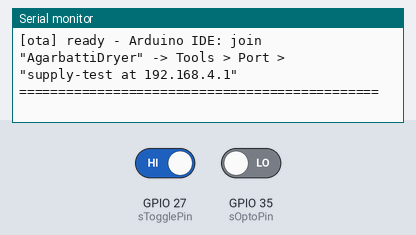
The sketch below on a simulated ESP32. Parts: the last lines printed to the serial monitor. Inputs (shaded band) come from the test bench; at power-on: GPIO 27 (sTogglePin) HIGH, GPIO 35 (sOptoPin) LOW.

Above: at 1.5 s.
1.6 s: GPIO 27 (sTogglePin) driven LOW
At 2.0 s:
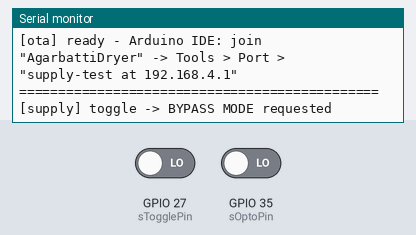
3.1 s: GPIO 35 (sOptoPin) driven HIGH
At 4.4 s:
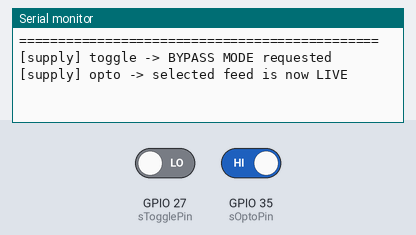
6.1 s: GPIO 27 (sTogglePin) driven HIGH
At 6.7 s:
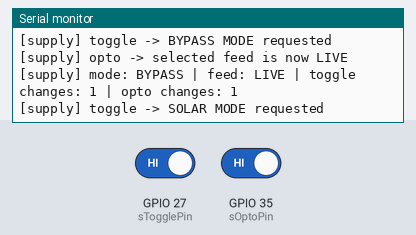
7.6 s: GPIO 35 (sOptoPin) driven LOW
At 9.0 s:
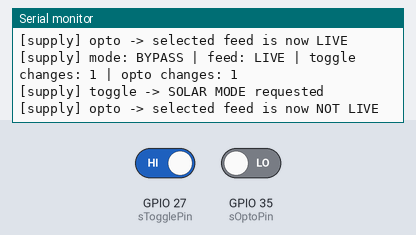

Measured:
- after the input at 1.6 s, the serial monitor: prints a new line at once (image 1)
- after the input at 3.1 s, the serial monitor: prints a new line at once (image 2)
- after the input at 6.1 s, the serial monitor: prints a new line at once (image 3)
- after the input at 7.6 s, the serial monitor: prints a new line at once (image 4)

The sketch:

supply-test.ino
```cpp
/**
 * SUPPLY SELECTOR TEST - Smart Dehumidifier (sensor suite, v2.0.20)
 * ===================================================================
 * Checks the two power-source inputs the dryer uses to know which
 * feed is selected and which one is actually live:
 *
 *   1. SOLAR TOGGLE   - physical toggle switch requesting SOLAR or
 *                        BYPASS mode (pull-up input)
 *   2. SUPPLY OPTO    - optocoupler input: the SELECTED feed is live
 *                        (HIGH = present in this build)
 *
 * Wiring (from the dryer build):
 *   classic ESP32:  TOGGLE = GPIO 27, OPTO = GPIO 35
 *   ESP32-S3     :  TOGGLE = GPIO 39, OPTO = GPIO 18
 *   toggle:  one wire GPIO -> toggle, other wire -> GND
 *            (toggle to GND = BYPASS, pulled up to 3V3 = SOLAR)
 *   opto:    the optocoupler's collector output -> GPIO,
 *            emitter -> GND (active high = feed live)
 *
 * SAFETY: this test READS both inputs only. It never drives the
 * 2-channel feed relay (on the S3 that is GPIO 6/7) - driving it
 * would switch the chamber's power feed.
 *
 * Use:
 *   1. Flash over USB (this single file - only the ESP32 core).
 *   2. Join WiFi "AgarbattiDryer" (password: dryer1234), open
 *      http://192.168.4.1 -> live toggle + opto state on your phone.
 *   3. Serial Monitor @ 115200 for the consistency verdict.
 *   4. Flip the toggle; watch the opto line follow (the selected feed
 *      going live/dead) - that is what the firmware checks before it
 *      switches supplies.
 *   5. OTA (always present): while this test runs, Arduino IDE
 *      Tools > Port > "supply-test at 192.168.4.1" lets you upload
 *      ANY sketch in this folder - or the main dryer firmware -
 *      straight over WiFi. No USB needed afterwards.
 *
 * Verdict:  PASS = toggle seen + opto responds to it
 *            FAIL = either input stuck (wiring)
 *            WARN = opto never goes live with either toggle position
 *                   (dead feed / opto wiring)
 */
#include <Arduino.h>
#include <WiFi.h>
#include <WebServer.h>
#include <ArduinoOTA.h>
#include <ESPmDNS.h>

#if defined(CONFIG_IDF_TARGET_ESP32S3) || defined(ESP32S3)
  #define HW_S3 1
#else
  #define HW_S3 0
#endif

#define AP_SSID   "AgarbattiDryer"
#define AP_PASS   "dryer1234"
#define AP_CHAN   6
#define AP_MAXCL  4
static const char *OTA_HOST  = "supply-test";
static const char *TEST_NAME = "SUPPLY SELECTOR";

#define OPTO_ACTIVE_HIGH 1       // as in config.h: HIGH = supply present

static int  sTogglePin = -1, sOptoPin = -1;
static bool sSolarReq = false;   // toggle: true = SOLAR requested
static bool sOptoLive = false;   // selected feed is live
static uint32_t sToggleEdges = 0, sOptoEdges = 0;
static bool  sToggleSeen = false, sOptoSeenLive = false, sOptoSeenDead = false;

// --------------------------------------------------------------------
// Web + OTA
// --------------------------------------------------------------------
static const char INDEX_HTML[] PROGMEM = R"rawliteral(
<!doctype html>
<html><head><meta charset="utf-8">
<meta name="viewport" content="width=device-width,initial-scale=1">
<title>Supply test</title>
<style>
 body{font-family:system-ui,Segoe UI,Roboto,sans-serif;background:#101418;color:#e8edf2;margin:0;padding:16px}
 h1{font-size:18px;margin:0 0 4px}.sub{color:#8a97a5;font-size:12px;margin-bottom:14px}
 .card{background:#1a2129;border:1px solid #2a3542;border-radius:10px;padding:12px 14px;margin-bottom:12px}
 .big{font-size:30px;font-weight:600}.ok{color:#4cd964}.bad{color:#ff5f57}.warn{color:#ffd60a}
 .row{display:flex;justify-content:space-between;font-size:14px;margin-top:6px;color:#b9c4cf}
 .tag{display:inline-block;padding:2px 8px;border-radius:99px;font-size:11px;background:#2a3542}
</style></head><body>
<h1>Supply selector test</h1>
<div class="sub">smart dehummidifier &middot; supply-test &middot; refreshes 1/s &middot; verdict <span id="st" class="tag">...</span></div>
<div id="cards">loading...</div>
<script>
function card(c){var h='<div class="card"><div class="big '+(c.cls||'')+'">'+c.big+'</div>';
 h+='<div style="color:#8a97a5;font-size:12px">'+c.t+'</div>';
 (c.rows||[]).forEach(function(r){h+='<div class="row"><span>'+r[0]+'</span><span>'+r[1]+'</span></div>'});
 return h+'</div>'}
async function tick(){try{
 var j=await (await fetch('/data')).json();
 var st=document.getElementById('st');st.textContent=j.verdict;
 st.className='tag '+(j.verdict==='PASS'?'ok':(j.verdict==='FAIL'?'bad':'warn'));
 document.getElementById('cards').innerHTML=j.cards.map(card).join('');
}catch(e){}setTimeout(tick,1000)}
tick();
</script>
</body></html>
)rawliteral";

WebServer web(80);
String gJson = "{}";

static void jRows(String &rows, const char *k, const String &v) {
  if (rows.length()) rows += ",";
  rows += "[";
  rows += "\"";  rows += k;     rows += "\",";
  rows += "\"";  rows += v;     rows += "\"";
  rows += "]";
}

static void refreshJson() {
  String r1, r2, v1, v2, c1, c2;

  v1 = sSolarReq ? "SOLAR" : "BYPASS";
  c1 = "ok";
  jRows(r1, "Pin", String("GPIO ") + String(sTogglePin) + " (pull-up)");
  jRows(r1, "Changes", String(sToggleEdges));
  if (!sToggleSeen) { c1 = "warn"; jRows(r1, "Note", "no change seen yet - flip the toggle"); }

  v2 = sOptoLive ? "LIVE" : "DEAD";
  c2 = sOptoLive ? "ok" : "warn";
  jRows(r2, "Pin", String("GPIO ") + String(sOptoPin));
  jRows(r2, "Changes", String(sOptoEdges));
  if (!sOptoSeenLive && !sOptoSeenDead) jRows(r2, "Note", "no change seen yet");
  else if (!sOptoSeenLive) { c2 = "bad"; jRows(r2, "Note", "never went live - dead feed or opto wiring"); }

  String j;
  j.reserve(600);
  if (sToggleSeen && sOptoSeenLive)                    j += "{\"verdict\":\"PASS\",\"cards\":[";
  else if (!sToggleSeen && !sOptoSeenLive)             j += "{\"verdict\":\"...\",\"cards\":[";
  else if (!sOptoSeenLive && sOptoSeenDead)            j += "{\"verdict\":\"WARN\",\"cards\":[";
  else                                                 j += "{\"verdict\":\"WARN\",\"cards\":[";
  j += "{\"t\":\"solar toggle (mode request)\",\"big\":\"" + v1 + "\",\"cls\":\"" + c1 + "\",\"rows\":" + r1 + "},";
  j += "{\"t\":\"supply optocoupler (feed live)\",\"big\":\"" + v2 + "\",\"cls\":\"" + c2 + "\",\"rows\":" + r2 + "]}";
  gJson = j;
}

static void netBegin() {
  WiFi.mode(WIFI_AP);
  WiFi.softAP(AP_SSID, AP_PASS, AP_CHAN, 0, AP_MAXCL);
  String ip = WiFi.softAPIP().toString();
  Serial.printf("[net] hotspot \"%s\" up (pass: %s) - phone/PC: http://%s\n",
                AP_SSID, AP_PASS, ip.c_str());

  ArduinoOTA.setHostname(OTA_HOST);
  ArduinoOTA.onStart([]() { Serial.println(F("[ota] network update STARTED")); });
  ArduinoOTA.onEnd([]()   { Serial.println(F("[ota] update complete - rebooting")); });
  ArduinoOTA.onProgress([](uint32_t d, uint32_t tot) {
    if (tot == 0) return;
    static uint8_t lastPct = 255;
    uint8_t pct = (uint8_t)(d * 100UL / tot);
    if (pct != lastPct && pct % 25 == 0) { lastPct = pct; Serial.printf("[ota] %u%%\n", (unsigned)pct); }
  });
  ArduinoOTA.onError([](ota_error_t e) { Serial.printf("[ota] error %u\n", (unsigned)e); });
  if (!MDNS.begin(OTA_HOST)) Serial.println(F("[ota] mDNS failed - use the IP directly"));
  else MDNS.addService("http", "tcp", 80);
  ArduinoOTA.begin();
  Serial.printf("[ota] ready - Arduino IDE: join \"%s\" -> Tools > Port > \"%s at %s\"\n",
                AP_SSID, OTA_HOST, ip.c_str());
}

// --------------------------------------------------------------------
void setup() {
  Serial.begin(115200);
  delay(300);
  Serial.println();
  Serial.println("==============================================");
  Serial.printf(" %s SENSOR TEST - smart dehummidifier v2.0.20\n", TEST_NAME);
  Serial.printf(" board: %s (S3: %s)\n",
                ESP.getChipModel(), HW_S3 ? "YES" : "no");

  if (HW_S3)      { sTogglePin = 39; sOptoPin = 18; }
  else            { sTogglePin = 27; sOptoPin = 35; }

  pinMode(sTogglePin, INPUT_PULLUP);   // exactly as supply::begin() does
  pinMode(sOptoPin, INPUT);
  sSolarReq = (digitalRead(sTogglePin) == HIGH);
  sOptoLive = (digitalRead(sOptoPin) == (OPTO_ACTIVE_HIGH ? HIGH : LOW));
  if (sOptoLive) sOptoSeenLive = true; else sOptoSeenDead = true;

  Serial.printf("[supply] toggle on GPIO %d: %s requested\n",
                sTogglePin, sSolarReq ? "SOLAR" : "BYPASS");
  Serial.printf("[supply] opto on GPIO %d: selected feed %s\n",
                sOptoPin, sOptoLive ? "LIVE" : "NOT LIVE");
  Serial.println(F("[supply] flip the toggle - opto should follow the selected feed"));

  web.on("/", []() { web.send_P(200, "text/html", INDEX_HTML); });
  web.on("/data", []() { web.send(200, "application/json", gJson); });
  web.begin();
  netBegin();
  Serial.println("==============================================");
  refreshJson();
}

void loop() {
  ArduinoOTA.handle();          // OTA lives in every test sketch
  web.handleClient();

  bool nowSolar = (digitalRead(sTogglePin) == HIGH);
  if (nowSolar != sSolarReq) {
    sSolarReq = nowSolar;
    sToggleEdges++;
    sToggleSeen = true;
    Serial.printf("[supply] toggle -> %s MODE requested\n", sSolarReq ? "SOLAR" : "BYPASS");
  }

  bool nowLive = (digitalRead(sOptoPin) == (OPTO_ACTIVE_HIGH ? HIGH : LOW));
  if (nowLive != sOptoLive) {
    sOptoLive = nowLive;
    sOptoEdges++;
    if (nowLive) sOptoSeenLive = true; else sOptoSeenDead = true;
    Serial.printf("[supply] opto -> selected feed is now %s\n", nowLive ? "LIVE" : "NOT LIVE");
  }

  static uint32_t lastLine = 0, lastJson = 0;
  uint32_t now = millis();
  if (now - lastLine >= 5000) {
    lastLine = now;
    Serial.printf("[supply] mode: %s | feed: %s | toggle changes: %lu | opto changes: %lu\n",
                  sSolarReq ? "SOLAR" : "BYPASS", sOptoLive ? "LIVE" : "NOT LIVE",
                  (unsigned long)sToggleEdges, (unsigned long)sOptoEdges);
  }
  if (now - lastJson >= 1000) { lastJson = now; refreshJson(); }
}
```
